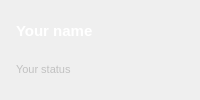
         <widget class="QWidget" name="statusHead" native="true">
          <property name="enabled">
           <bool>true</bool>
          </property>
          <property name="sizePolicy">
           <sizepolicy hsizetype="MinimumExpanding" vsizetype="Fixed">
            <horstretch>0</horstretch>
            <verstretch>0</verstretch>
           </sizepolicy>
          </property>
          <layout class="QGridLayout" name="gridLayout_2">
           <item row="0" column="0">
            <layout class="QHBoxLayout" name="myProfile">
             <property name="spacing">
              <number>0</number>
             </property>
             <item>
              <spacer name="horizontalSpacer_4">
               <property name="orientation">
                <enum>Qt::Horizontal</enum>
               </property>
               <property name="sizeType">
                <enum>QSizePolicy::Maximum</enum>
               </property>
               <property name="sizeHint" stdset="0">
                <size>
                 <width>5</width>
                 <height>20</height>
                </size>
               </property>
              </spacer>
             </item>
             <item>
              <layout class="QVBoxLayout" name="verticalLayout" stretch="1,1">
               <property name="spacing">
                <number>0</number>
               </property>
               <item>
                <widget class="CroppingLabel" name="nameLabel">
                 <property name="enabled">
                  <bool>true</bool>
                 </property>
                 <property name="sizePolicy">
                  <sizepolicy hsizetype="MinimumExpanding" vsizetype="Preferred">
                   <horstretch>1</horstretch>
                   <verstretch>0</verstretch>
                  </sizepolicy>
                 </property>
                 <property name="palette">
                  <palette>
                   <active>
                    <colorrole role="WindowText">
                     <brush brushstyle="SolidPattern">
                      <color alpha="255">
                       <red>255</red>
                       <green>255</green>
                       <blue>255</blue>
                      </color>
                     </brush>
                    </colorrole>
                    <colorrole role="Button">
                     <brush brushstyle="SolidPattern">
                      <color alpha="255">
                       <red>255</red>
                       <green>255</green>
                       <blue>255</blue>
                      </color>
                     </brush>
                    </colorrole>
                    <colorrole role="Light">
                     <brush brushstyle="SolidPattern">
                      <color alpha="255">
                       <red>255</red>
                       <green>255</green>
                       <blue>255</blue>
                      </color>
                     </brush>
                    </colorrole>
                    <colorrole role="Midlight">
                     <brush brushstyle="SolidPattern">
                      <color alpha="255">
                       <red>255</red>
                       <green>255</green>
                       <blue>255</blue>
                      </color>
                     </brush>
                    </colorrole>
                    <colorrole role="Dark">
                     <brush brushstyle="SolidPattern">
                      <color alpha="255">
                       <red>255</red>
                       <green>255</green>
                       <blue>255</blue>
                      </color>
                     </brush>
                    </colorrole>
                    <colorrole role="Mid">
                     <brush brushstyle="SolidPattern">
                      <color alpha="255">
                       <red>255</red>
                       <green>255</green>
                       <blue>255</blue>
                      </color>
                     </brush>
                    </colorrole>
                    <colorrole role="Text">
                     <brush brushstyle="SolidPattern">
                      <color alpha="255">
                       <red>255</red>
                       <green>255</green>
                       <blue>255</blue>
                      </color>
                     </brush>
                    </colorrole>
                    <colorrole role="ButtonText">
                     <brush brushstyle="SolidPattern">
                      <color alpha="255">
                       <red>255</red>
                       <green>255</green>
                       <blue>255</blue>
                      </color>
                     </brush>
                    </colorrole>
                    <colorrole role="Base">
                     <brush brushstyle="SolidPattern">
                      <color alpha="255">
                       <red>255</red>
                       <green>255</green>
                       <blue>255</blue>
                      </color>
                     </brush>
                    </colorrole>
                    <colorrole role="Window">
                     <brush brushstyle="SolidPattern">
                      <color alpha="255">
                       <red>255</red>
                       <green>255</green>
                       <blue>255</blue>
                      </color>
                     </brush>
                    </colorrole>
                    <colorrole role="Shadow">
                     <brush brushstyle="SolidPattern">
                      <color alpha="255">
                       <red>255</red>
                       <green>255</green>
                       <blue>255</blue>
                      </color>
                     </brush>
                    </colorrole>
                    <colorrole role="Highlight">
                     <brush brushstyle="SolidPattern">
                      <color alpha="255">
                       <red>255</red>
                       <green>255</green>
                       <blue>255</blue>
                      </color>
                     </brush>
                    </colorrole>
                    <colorrole role="AlternateBase">
                     <brush brushstyle="SolidPattern">
                      <color alpha="255">
                       <red>255</red>
                       <green>255</green>
                       <blue>255</blue>
                      </color>
                     </brush>
                    </colorrole>
                    <colorrole role="NoRole">
                     <brush brushstyle="SolidPattern">
                      <color alpha="255">
                       <red>255</red>
                       <green>255</green>
                       <blue>255</blue>
                      </color>
                     </brush>
                    </colorrole>
                    <colorrole role="ToolTipText">
                     <brush brushstyle="SolidPattern">
                      <color alpha="255">
                       <red>255</red>
                       <green>255</green>
                       <blue>255</blue>
                      </color>
                     </brush>
                    </colorrole>
                    <colorrole role="PlaceholderText">
                     <brush brushstyle="NoBrush">
                      <color alpha="128">
                       <red>255</red>
                       <green>255</green>
                       <blue>255</blue>
                      </color>
                     </brush>
                    </colorrole>
                   </active>
                   <inactive>
                    <colorrole role="WindowText">
                     <brush brushstyle="SolidPattern">
                      <color alpha="255">
                       <red>255</red>
                       <green>255</green>
                       <blue>255</blue>
                      </color>
                     </brush>
                    </colorrole>
                    <colorrole role="Button">
                     <brush brushstyle="SolidPattern">
                      <color alpha="255">
                       <red>255</red>
                       <green>255</green>
                       <blue>255</blue>
                      </color>
                     </brush>
                    </colorrole>
                    <colorrole role="Light">
                     <brush brushstyle="SolidPattern">
                      <color alpha="255">
                       <red>255</red>
                       <green>255</green>
                       <blue>255</blue>
                      </color>
                     </brush>
                    </colorrole>
                    <colorrole role="Midlight">
                     <brush brushstyle="SolidPattern">
                      <color alpha="255">
                       <red>255</red>
                       <green>255</green>
                       <blue>255</blue>
                      </color>
                     </brush>
                    </colorrole>
                    <colorrole role="Dark">
                     <brush brushstyle="SolidPattern">
                      <color alpha="255">
                       <red>255</red>
                       <green>255</green>
                       <blue>255</blue>
                      </color>
                     </brush>
                    </colorrole>
                    <colorrole role="Mid">
                     <brush brushstyle="SolidPattern">
                      <color alpha="255">
                       <red>255</red>
                       <green>255</green>
                       <blue>255</blue>
                      </color>
                     </brush>
                    </colorrole>
                    <colorrole role="Text">
                     <brush brushstyle="SolidPattern">
                      <color alpha="255">
                       <red>255</red>
                       <green>255</green>
                       <blue>255</blue>
                      </color>
                     </brush>
                    </colorrole>
                    <colorrole role="ButtonText">
                     <brush brushstyle="SolidPattern">
                      <color alpha="255">
                       <red>255</red>
                       <green>255</green>
                       <blue>255</blue>
                      </color>
                     </brush>
                    </colorrole>
                    <colorrole role="Base">
                     <brush brushstyle="SolidPattern">
                      <color alpha="255">
                       <red>255</red>
                       <green>255</green>
                       <blue>255</blue>
                      </color>
                     </brush>
                    </colorrole>
                    <colorrole role="Window">
                     <brush brushstyle="SolidPattern">
                      <color alpha="255">
                       <red>255</red>
                       <green>255</green>
                       <blue>255</blue>
                      </color>
                     </brush>
                    </colorrole>
                    <colorrole role="Shadow">
                     <brush brushstyle="SolidPattern">
                      <color alpha="255">
                       <red>255</red>
                       <green>255</green>
                       <blue>255</blue>
                      </color>
                     </brush>
                    </colorrole>
                    <colorrole role="Highlight">
                     <brush brushstyle="SolidPattern">
                      <color alpha="255">
                       <red>255</red>
                       <green>255</green>
                       <blue>255</blue>
                      </color>
                     </brush>
                    </colorrole>
                    <colorrole role="AlternateBase">
                     <brush brushstyle="SolidPattern">
                      <color alpha="255">
                       <red>255</red>
                       <green>255</green>
                       <blue>255</blue>
                      </color>
                     </brush>
                    </colorrole>
                    <colorrole role="NoRole">
                     <brush brushstyle="SolidPattern">
                      <color alpha="255">
                       <red>255</red>
                       <green>255</green>
                       <blue>255</blue>
                      </color>
                     </brush>
                    </colorrole>
                    <colorrole role="ToolTipText">
                     <brush brushstyle="SolidPattern">
                      <color alpha="255">
                       <red>255</red>
                       <green>255</green>
                       <blue>255</blue>
                      </color>
                     </brush>
                    </colorrole>
                    <colorrole role="PlaceholderText">
                     <brush brushstyle="NoBrush">
                      <color alpha="128">
                       <red>255</red>
                       <green>255</green>
                       <blue>255</blue>
                      </color>
                     </brush>
                    </colorrole>
                   </inactive>
                   <disabled>
                    <colorrole role="WindowText">
                     <brush brushstyle="SolidPattern">
                      <color alpha="255">
                       <red>255</red>
                       <green>255</green>
                       <blue>255</blue>
                      </color>
                     </brush>
                    </colorrole>
                    <colorrole role="Button">
                     <brush brushstyle="SolidPattern">
                      <color alpha="255">
                       <red>255</red>
                       <green>255</green>
                       <blue>255</blue>
                      </color>
                     </brush>
                    </colorrole>
                    <colorrole role="Light">
                     <brush brushstyle="SolidPattern">
                      <color alpha="255">
                       <red>255</red>
                       <green>255</green>
                       <blue>255</blue>
                      </color>
                     </brush>
                    </colorrole>
                    <colorrole role="Midlight">
                     <brush brushstyle="SolidPattern">
                      <color alpha="255">
                       <red>255</red>
                       <green>255</green>
                       <blue>255</blue>
                      </color>
                     </brush>
                    </colorrole>
                    <colorrole role="Dark">
                     <brush brushstyle="SolidPattern">
                      <color alpha="255">
                       <red>255</red>
                       <green>255</green>
                       <blue>255</blue>
                      </color>
                     </brush>
                    </colorrole>
                    <colorrole role="Mid">
                     <brush brushstyle="SolidPattern">
                      <color alpha="255">
                       <red>255</red>
                       <green>255</green>
                       <blue>255</blue>
                      </color>
                     </brush>
                    </colorrole>
                    <colorrole role="Text">
                     <brush brushstyle="SolidPattern">
                      <color alpha="255">
                       <red>255</red>
                       <green>255</green>
                       <blue>255</blue>
                      </color>
                     </brush>
                    </colorrole>
                    <colorrole role="ButtonText">
                     <brush brushstyle="SolidPattern">
                      <color alpha="255">
                       <red>255</red>
                       <green>255</green>
                       <blue>255</blue>
                      </color>
                     </brush>
                    </colorrole>
                    <colorrole role="Base">
                     <brush brushstyle="SolidPattern">
                      <color alpha="255">
                       <red>255</red>
                       <green>255</green>
                       <blue>255</blue>
                      </color>
                     </brush>
                    </colorrole>
                    <colorrole role="Window">
                     <brush brushstyle="SolidPattern">
                      <color alpha="255">
                       <red>255</red>
                       <green>255</green>
                       <blue>255</blue>
                      </color>
                     </brush>
                    </colorrole>
                    <colorrole role="Shadow">
                     <brush brushstyle="SolidPattern">
                      <color alpha="255">
                       <red>255</red>
                       <green>255</green>
                       <blue>255</blue>
                      </color>
                     </brush>
                    </colorrole>
                    <colorrole role="Highlight">
                     <brush brushstyle="SolidPattern">
                      <color alpha="255">
                       <red>240</red>
                       <green>240</green>
                       <blue>240</blue>
                      </color>
                     </brush>
                    </colorrole>
                    <colorrole role="AlternateBase">
                     <brush brushstyle="SolidPattern">
                      <color alpha="255">
                       <red>255</red>
                       <green>255</green>
                       <blue>255</blue>
                      </color>
                     </brush>
                    </colorrole>
                    <colorrole role="NoRole">
                     <brush brushstyle="SolidPattern">
                      <color alpha="255">
                       <red>255</red>
                       <green>255</green>
                       <blue>255</blue>
                      </color>
                     </brush>
                    </colorrole>
                    <colorrole role="ToolTipText">
                     <brush brushstyle="SolidPattern">
                      <color alpha="255">
                       <red>255</red>
                       <green>255</green>
                       <blue>255</blue>
                      </color>
                     </brush>
                    </colorrole>
                    <colorrole role="PlaceholderText">
                     <brush brushstyle="NoBrush">
                      <color alpha="128">
                       <red>255</red>
                       <green>255</green>
                       <blue>255</blue>
                      </color>
                     </brush>
                    </colorrole>
                   </disabled>
                  </palette>
                 </property>
                 <property name="font">
                  <font>
                   <pointsize>11</pointsize>
                   <weight>75</weight>
                   <bold>true</bold>
                  </font>
                 </property>
                 <property name="cursor">
                  <cursorShape>PointingHandCursor</cursorShape>
                 </property>
                 <property name="accessibleName">
                  <string>Open profile</string>
                 </property>
                 <property name="accessibleDescription">
                  <string>Open profile page when clicked</string>
                 </property>
                 <property name="text">
                  <string>Your name</string>
                 </property>
                 <property name="textFormat">
                  <enum>Qt::PlainText</enum>
                 </property>
                </widget>
               </item>
               <item>
                <widget class="CroppingLabel" name="statusLabel">
                 <property name="sizePolicy">
                  <sizepolicy hsizetype="MinimumExpanding" vsizetype="Preferred">
                   <horstretch>1</horstretch>
                   <verstretch>0</verstretch>
                  </sizepolicy>
                 </property>
                 <property name="palette">
                  <palette>
                   <active>
                    <colorrole role="WindowText">
                     <brush brushstyle="SolidPattern">
                      <color alpha="255">
                       <red>193</red>
                       <green>193</green>
                       <blue>193</blue>
                      </color>
                     </brush>
                    </colorrole>
                    <colorrole role="Text">
                     <brush brushstyle="SolidPattern">
                      <color alpha="255">
                       <red>193</red>
                       <green>193</green>
                       <blue>193</blue>
                      </color>
                     </brush>
                    </colorrole>
                    <colorrole role="PlaceholderText">
                     <brush brushstyle="NoBrush">
                      <color alpha="128">
                       <red>193</red>
                       <green>193</green>
                       <blue>193</blue>
                      </color>
                     </brush>
                    </colorrole>
                   </active>
                   <inactive>
                    <colorrole role="WindowText">
                     <brush brushstyle="SolidPattern">
                      <color alpha="255">
                       <red>193</red>
                       <green>193</green>
                       <blue>193</blue>
                      </color>
                     </brush>
                    </colorrole>
                    <colorrole role="Text">
                     <brush brushstyle="SolidPattern">
                      <color alpha="255">
                       <red>193</red>
                       <green>193</green>
                       <blue>193</blue>
                      </color>
                     </brush>
                    </colorrole>
                    <colorrole role="PlaceholderText">
                     <brush brushstyle="NoBrush">
                      <color alpha="128">
                       <red>193</red>
                       <green>193</green>
                       <blue>193</blue>
                      </color>
                     </brush>
                    </colorrole>
                   </inactive>
                   <disabled>
                    <colorrole role="WindowText">
                     <brush brushstyle="SolidPattern">
                      <color alpha="255">
                       <red>14</red>
                       <green>14</green>
                       <blue>14</blue>
                      </color>
                     </brush>
                    </colorrole>
                    <colorrole role="Text">
                     <brush brushstyle="SolidPattern">
                      <color alpha="255">
                       <red>14</red>
                       <green>14</green>
                       <blue>14</blue>
                      </color>
                     </brush>
                    </colorrole>
                    <colorrole role="PlaceholderText">
                     <brush brushstyle="NoBrush">
                      <color alpha="128">
                       <red>193</red>
                       <green>193</green>
                       <blue>193</blue>
                      </color>
                     </brush>
                    </colorrole>
                   </disabled>
                  </palette>
                 </property>
                 <property name="font">
                  <font>
                   <pointsize>8</pointsize>
                  </font>
                 </property>
                 <property name="accessibleName">
                  <string>Status message input</string>
                 </property>
                 <property name="accessibleDescription">
                  <string>Set your status message that will be shown to others</string>
                 </property>
                 <property name="text">
                  <string>Your status</string>
                 </property>
                 <property name="textFormat">
                  <enum>Qt::PlainText</enum>
                 </property>
                </widget>
               </item>
              </layout>
             </item>
             <item>
              <spacer name="horizontalSpacer_3">
               <property name="orientation">
                <enum>Qt::Horizontal</enum>
               </property>
               <property name="sizeType">
                <enum>QSizePolicy::Fixed</enum>
               </property>
               <property name="sizeHint" stdset="0">
                <size>
                 <width>10</width>
                 <height>20</height>
                </size>
               </property>
              </spacer>
             </item>
             <item>
              <widget class="QPushButton" name="statusButton">
               <property name="sizePolicy">
                <sizepolicy hsizetype="Fixed" vsizetype="Fixed">
                 <horstretch>0</horstretch>
                 <verstretch>0</verstretch>
                </sizepolicy>
               </property>
               <property name="minimumSize">
                <size>
                 <width>20</width>
                 <height>40</height>
                </size>
               </property>
               <property name="focusPolicy">
                <enum>Qt::NoFocus</enum>
               </property>
               <property name="accessibleName">
                <string>Status</string>
               </property>
               <property name="accessibleDescription">
                <string>Set availability status</string>
               </property>
               <property name="text">
                <string/>
               </property>
               <property name="iconSize">
                <size>
                 <width>10</width>
                 <height>10</height>
                </size>
               </property>
               <property name="autoExclusive">
                <bool>false</bool>
               </property>
               <property name="autoDefault">
                <bool>false</bool>
               </property>
               <property name="default">
                <bool>false</bool>
               </property>
               <property name="flat">
                <bool>true</bool>
               </property>
              </widget>
             </item>
            </layout>
           </item>
          </layout>
         </widget>
